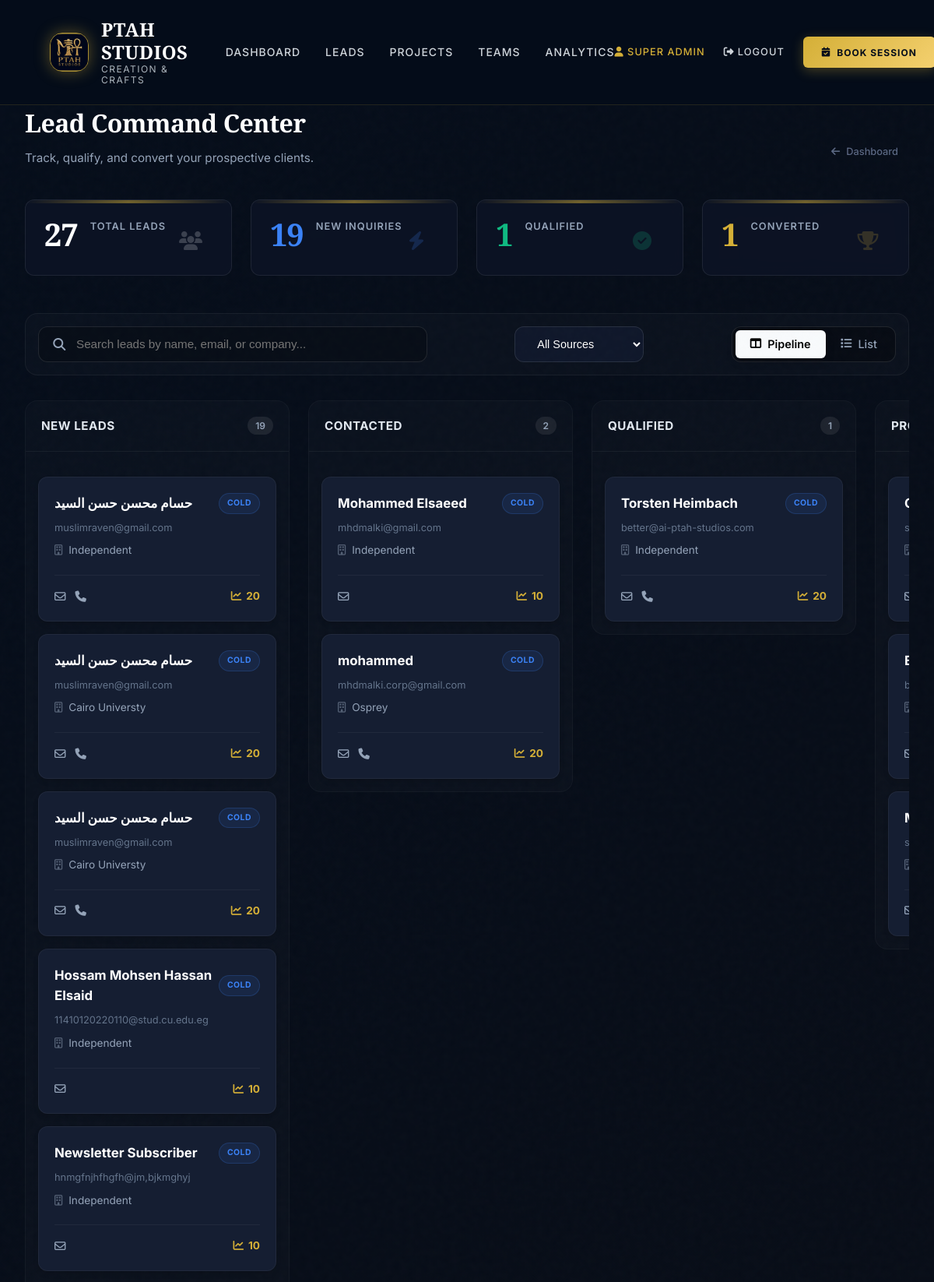
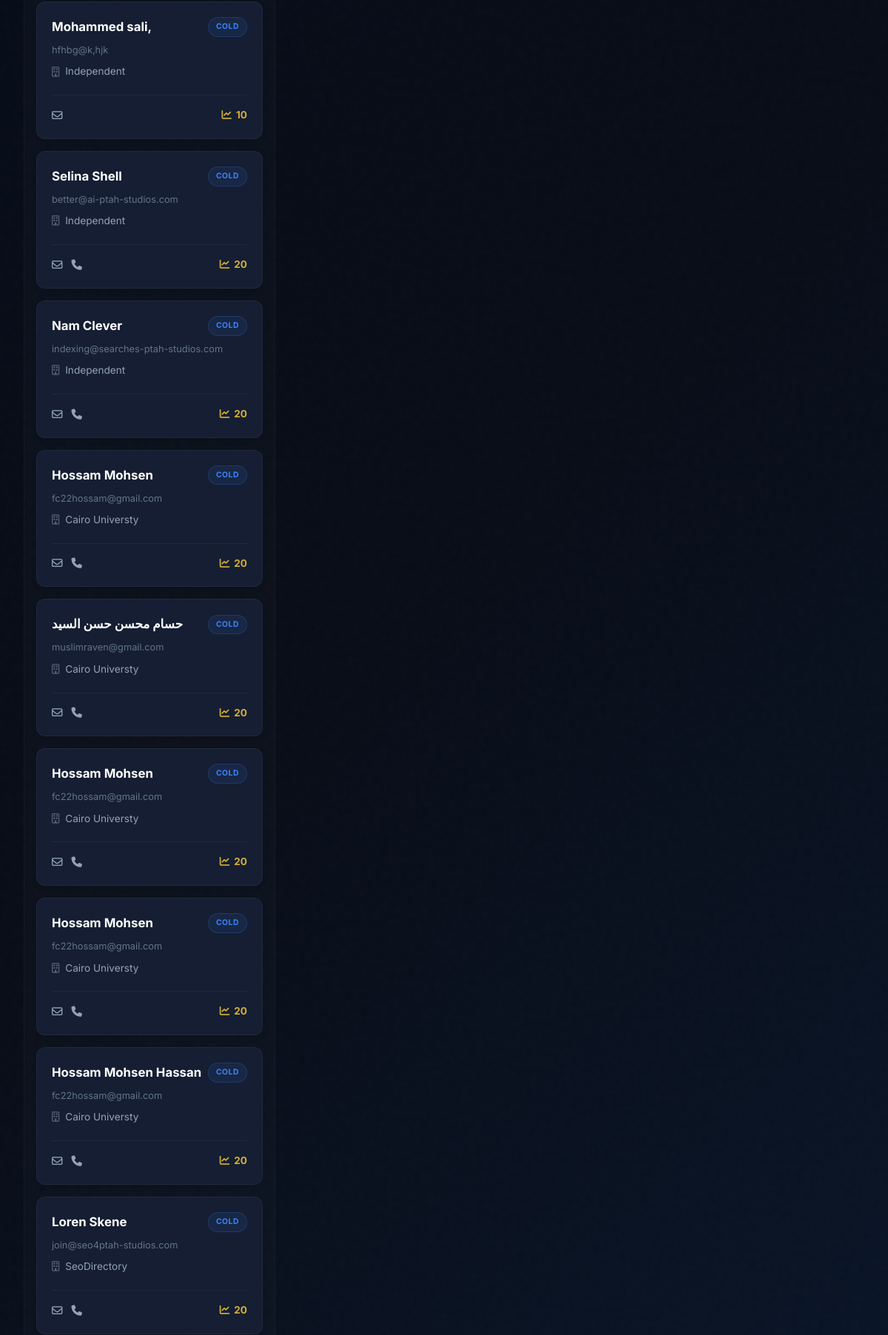
The page /admin/leads (signed in, upper part) on the database its author committed (2 pictures, top to bottom).
### app.py (models this page shows, shortened)
class User(db.Model):
    __tablename__ = 'users'
    id = db.Column(db.Integer, primary_key=True)
    email = db.Column(db.String(120), unique=True, nullable=False)
    password_hash = db.Column(db.String(256), nullable=False)
    name = db.Column(db.String(100), nullable=False)
    role = db.Column(db.String(20), default='employee')  # 'super_admin' or 'employee'
    is_admin = db.Column(db.Boolean, default=False)
    last_activity_check = db.Column(db.DateTime, default=datetime.utcnow)
    created_at = db.Column(db.DateTime, default=datetime.utcnow)
    project_memberships = db.relationship('ProjectMembership', back_populates='user', cascade='all, delete-orphan')

class Lead(db.Model):
    __tablename__ = 'leads'
    STAGE_NEW = 'new'
    STAGE_CONTACTED = 'contacted'
    STAGE_QUALIFIED = 'qualified'
    STAGE_PROPOSAL_SENT = 'proposal_sent'
    STAGE_CONVERTED = 'converted'
    STAGE_LOST = 'lost'
    STAGE_CHOICES = [
        (STAGE_NEW, 'New Leads'),
        (STAGE_CONTACTED, 'Contacted'),
        (STAGE_QUALIFIED, 'Qualified'),
        (STAGE_PROPOSAL_SENT, 'Proposal Sent'),
        (STAGE_CONVERTED, 'Converted'),
        (STAGE_LOST, 'Lost')
    ]
    TEMP_COLD = 'cold'
    TEMP_WARM = 'warm'
    TEMP_HOT = 'hot'
    TEMP_CHOICES = [
        (TEMP_COLD, 'Cold'),
        (TEMP_WARM, 'Warm'),
        (TEMP_HOT, 'Hot')
    ]
    SOURCE_WEBSITE = 'website'
    SOURCE_REFERRAL = 'referral'
    SOURCE_SOCIAL = 'social'
    SOURCE_GOOGLE = 'google'
    SOURCE_NEWSLETTER = 'newsletter'
    SOURCE_OTHER = 'other'
    SOURCE_CHOICES = [
        (SOURCE_WEBSITE, 'Website'),
        (SOURCE_REFERRAL, 'Referral'),
        (SOURCE_SOCIAL, 'Social Media'),
        (SOURCE_GOOGLE, 'Google Search'),
        (SOURCE_NEWSLETTER, 'Newsletter'),
        (SOURCE_OTHER, 'Other')
    ]
    id = db.Column(db.Integer, primary_key=True)
    name = db.Column(db.String(100), nullable=False)
    email = db.Column(db.String(120), nullable=False, index=True)
    phone = db.Column(db.String(20))
    company = db.Column(db.String(100))
    is_seen = db.Column(db.Boolean, default=False)
    company_size = db.Column(db.String(50))
    service_interest = db.Column(db.String(100))
    source = db.Column(db.String(50), default=SOURCE_WEBSITE)
    stage = db.Column(db.String(20), default=STAGE_NEW, index=True)
    temperature = db.Column(db.String(10), default=TEMP_COLD)
    source_detail = db.Column(db.String(255))
    lead_score = db.Column(db.Integer, default=0)
    subject = db.Column(db.String(200))
    original_message = db.Column(db.Text)
    admin_notes = db.Column(db.Text)
    last_contact_at = db.Column(db.DateTime)
    follow_up_date = db.Column(db.Date)
    converted_at = db.Column(db.DateTime)
    created_at = db.Column(db.DateTime, default=datetime.utcnow)
    updated_at = db.Column(db.DateTime, default=datetime.utcnow, onupdate=datetime.utcnow)
    activities = db.relationship('LeadActivity', back_populates='lead', cascade='all, delete-orphan', order_by='LeadActivity.created_at.desc()')

### app.py (the view)
@app.route('/admin/leads')
@admin_required
def admin_leads():
    try:
        unseen_leads = Lead.query.filter_by(is_seen=False).all()
        if unseen_leads:
            for lead in unseen_leads:
                lead.is_seen = True
            db.session.commit()
    except Exception as e:
        current_app.logger.error(f"Error resetting lead notifications: {e}")
    total_leads = Lead.query.count()
    new_leads_count = Lead.query.filter_by(stage=Lead.STAGE_NEW).count()
    qualified_leads = Lead.query.filter_by(stage=Lead.STAGE_QUALIFIED).count()
    converted_leads = Lead.query.filter_by(stage=Lead.STAGE_CONVERTED).count()
    leads_by_stage = {}
    for stage_value, stage_label in Lead.STAGE_CHOICES:
        leads = Lead.query.filter_by(stage=stage_value).order_by(Lead.created_at.desc()).all()
        leads_by_stage[stage_value] = {
            'label': stage_label,
            'leads': leads,
            'count': len(leads)
        }
    new_inquiries = ContactInquiry.query.filter_by(status='new').count()
    return render_template('admin/leads.html',
                         leads_by_stage=leads_by_stage,
                         total_leads=total_leads,
                         new_leads_count=new_leads_count,
                         qualified_leads=qualified_leads,
                         converted_leads=converted_leads,
                         new_inquiries=new_inquiries)

### app.py (called while the page is built)
@app.context_processor
def inject_conf_var():
    return dict(get_locale=get_locale)

def admin_required(f):
    @wraps(f)
    def decorated_function(*args, **kwargs):
        if 'user_id' not in session:
            return redirect(url_for('login', next=request.url))
        user = db.session.get(User, session['user_id'])
        if not user or not user.is_admin:
            flash('Access denied. Administrator privileges required.', 'error')
            abort(403)
        return f(*args, **kwargs)
    return decorated_function

### templates/admin/leads.html (shortened to what this page needs)
{% extends "admin/base.html" %}
{% block content %}
<head>
</head>
<div class="leads-wrapper">
    <div class="page-header">
        <div class="page-title">
            <h1>Lead Command Center</h1>
            <p>Track, qualify, and convert your prospective clients.</p>
        </div>
        <div>
            <a href="{{ url_for('admin_dashboard') }}" class="btn-outline">
                <i class="fas fa-arrow-left"></i> Dashboard
            </a>
        </div>
    </div>
    <div class="kpi-grid">
        <div class="kpi-card">
            <i class="fas fa-users kpi-icon"></i>
            <span class="kpi-value">{{ total_leads }}</span>
            <span class="kpi-label">Total Leads</span>
        </div>
        <div class="kpi-card">
            <i class="fas fa-bolt kpi-icon" style="color: #3b82f6;"></i>
            <span class="kpi-value" style="color: #3b82f6;">{{ new_leads_count }}</span>
            <span class="kpi-label">New Inquiries</span>
        </div>
        <div class="kpi-card">
            <i class="fas fa-check-circle kpi-icon" style="color: #10b981;"></i>
            <span class="kpi-value" style="color: #10b981;">{{ qualified_leads }}</span>
            <span class="kpi-label">Qualified</span>
        </div>
        <div class="kpi-card">
            <i class="fas fa-trophy kpi-icon" style="color: #D4AF37;"></i>
            <span class="kpi-value" style="color: #D4AF37;">{{ converted_leads }}</span>
            <span class="kpi-label">Converted</span>
        </div>
    </div>
    <div class="controls-bar">
        <div class="search-group">
            <i class="fas fa-search"></i>
            <input type="text" id="leadSearch" class="control-input" placeholder="Search leads by name, email, or company...">
        </div>
        <div class="filter-group" style="display: flex; gap: 1rem; align-items: center;">
            <select id="sourceFilter" class="filter-dropdown" onchange="filterBySource()">
                <option value="">All Sources</option>
            </select>
        </div>
        <div class="controls-right" style="display: flex; gap: 1rem; align-items: center;">
            <div class="view-toggle">
                <button class="toggle-btn active" id="btnPipeline" onclick="switchView('pipeline')"><i class="fas fa-columns"></i> Pipeline</button>
                <button class="toggle-btn" id="btnList" onclick="switchView('list')"><i class="fas fa-list"></i> List</button>
            </div>
        </div>
    </div>
    <div class="kanban-wrapper" id="pipelineView">
        {% for stage_key, stage_data in leads_by_stage.items() %}
        <div class="kanban-col" data-stage="{{ stage_key }}">
            <div class="col-header">
                <span class="col-title">{{ stage_data.label }}</span>
                <span class="col-count">{{ stage_data.count }}</span>
            </div>
            <div class="col-body sortable-list">
                {% if stage_data.leads %}
                    {% for lead in stage_data.leads %}
                    <div class="lead-card" draggable="true" data-id="{{ lead.id }}" data-name="{{ lead.name|lower }}" data-source="{{ lead.source }}" onclick="window.openLeadModal({{ lead.id }})">
                        <div class="card-header-row">
                            <span class="lead-name">{{ lead.name }}</span>
                            <span class="tag {{ lead.temperature }}">{{ lead.temperature }}</span>
                        </div>
                        <span class="lead-email">{{ lead.email }}</span>
                        <span class="lead-company"><i class="far fa-building"></i> {{ lead.company if lead.company else 'Independent' }}</span>
                        <div class="card-footer-row">
                            <div class="footer-icons">
                                <i class="far fa-envelope"></i>
                                {% if lead.phone %}<i class="fas fa-phone"></i>{% endif %}
                            </div>
                            <div class="lead-score"><i class="fas fa-chart-line"></i> {{ lead.lead_score }}</div>
                        </div>
                    </div>
                    {% endfor %}
                {% else %}
                    <div class="empty-col">No leads here</div>
                {% endif %}
            </div>
        </div>
        {% endfor %}
    </div>
</div>
{% endblock %}

### templates/admin/base.html (shortened to what this page needs)
<!DOCTYPE html>
<html lang="en">
<head>
    <link rel="stylesheet" href="https://cdnjs.cloudflare.com/ajax/libs/font-awesome/6.4.0/css/all.min.css">
    <link rel="stylesheet" href="https://cdn.jsdelivr.net/npm/fullcalendar@6.1.8/index.global.min.css">
</head>
<body>
    <header class="main-header">
        <nav class="navbar">
            <a href="{{ url_for('index') }}" class="logo">
                <img src="{{ url_for('static', filename='img/favicon.jpg') }}" alt="Ptah Studios" class="logo-image">
                <div class="logo-text">
                    <span class="logo-title">PTAH STUDIOS</span>
                    <span class="logo-subtitle">Creation & Crafts</span>
                </div>
            </a>
            <div class="nav-wrapper" id="navWrapper">
                <ul class="nav-links">
                    {% if is_super_admin %}
                        <li><a href="{{ url_for('admin_dashboard') }}" class="nav-link" onclick="closeMobileMenu()">Dashboard</a></li>
                        <li>
                            <a href="{{ url_for('admin_leads') }}" class="nav-link" onclick="closeMobileMenu()">
                                Leads
                            </a>
                        </li>
                    {% endif %}
                    <li><a href="{{ url_for('manage_projects') }}" class="nav-link" onclick="closeMobileMenu()">Projects</a></li>
                    {% if is_super_admin %}
                        <li><a href="{{ url_for('admin_management_dashboard') }}" class="nav-link" onclick="closeMobileMenu()">Teams</a></li>
                        <li><a href="{{ url_for('admin_analytics') }}" class="nav-link" onclick="closeMobileMenu()">Analytics</a></li>
                    {% endif %}
                </ul>
                <div style="display: flex; align-items: center; gap: 1.5rem;">
                    {% if session.get('user_id') %}
                        <span class="nav-link" style="font-size: 0.8rem; color: var(--color-gold); cursor: default;">
                            <i class="fas fa-user"></i> {{ session.get('user_name', 'Account') }}
                        </span>
                        <a href="{{ url_for('logout') }}" class="nav-link" style="font-size: 0.8rem;" onclick="closeMobileMenu()">
                            <i class="fas fa-sign-out-alt"></i> Logout
                        </a>
                    {% endif %}
                    <div class="magnetic-wrap">
                        <a href="{{ url_for('booking') }}" class="btn-book" onclick="closeMobileMenu()">
                            <i class="fas fa-calendar-check"></i> Book Session
                        </a>
                    </div>
                </div>
            </div>
        </nav>
    </header>
    <div class="mission-control">
        {% block content %}{% endblock %}
    </div>
</body>
</html>

### rows shown on the page
User: get "SUPER ADMIN"
Lead: name "حسام محسن حسن السيد", temperature "COLD", email "muslimraven@gmail.com", company "Independent", lead_score "20"
Lead: name "حسام محسن حسن السيد", temperature "COLD", email "muslimraven@gmail.com", company "Cairo Universty", lead_score "20"
Lead: name "حسام محسن حسن السيد", temperature "COLD", email "muslimraven@gmail.com", company "Cairo Universty", lead_score "20"
Lead: name "Hossam Mohsen Hassan Elsaid", temperature "COLD", email "11410120220110@stud.cu.edu.eg", company "Independent", lead_score "10"
Lead: name "Newsletter Subscriber", temperature "COLD", email "hnmgfnjhfhgfh@jm,bjkmghyj", company "Independent", lead_score "10"
Lead: name "Mohammed sali,", temperature "COLD", email "hfhbg@k,hjk", company "Independent", lead_score "10"
Lead: name "Selina Shell", temperature "COLD", email "better@ai-ptah-studios.com", company "Independent", lead_score "20"
Lead: name "Nam Clever", temperature "COLD", email "indexing@searches-ptah-studios.com", company "Independent", lead_score "20"
Lead: name "Hossam Mohsen", temperature "COLD", email "fc22hossam@gmail.com", company "Cairo Universty", lead_score "20"
Lead: name "حسام محسن حسن السيد", temperature "COLD", email "muslimraven@gmail.com", company "Cairo Universty", lead_score "20"
Lead: name "Hossam Mohsen", temperature "COLD", email "fc22hossam@gmail.com", company "Cairo Universty", lead_score "20"
Lead: name "Hossam Mohsen", temperature "COLD", email "fc22hossam@gmail.com", company "Cairo Universty", lead_score "20"
Lead: name "Hossam Mohsen Hassan", temperature "COLD", email "fc22hossam@gmail.com", company "Cairo Universty", lead_score "20"
Lead: name "Loren Skene", temperature "COLD", email "join@seo4ptah-studios.com", company "SeoDirectory", lead_score "20"
Lead: name "Mohammed Elsaeed", temperature "COLD", email "mhdmalki@gmail.com", company "Independent", lead_score "10"
Lead: name "mohammed", temperature "COLD", email "mhdmalki.corp@gmail.com", company "Osprey", lead_score "20"
Lead: name "Torsten Heimbach", temperature "COLD", email "better@ai-ptah-studios.com", company "Independent", lead_score "20"

### other values the page prints
{{ total_leads }} "27"
{{ new_leads_count }} "19"
{{ qualified_leads }} "1"
{{ converted_leads }} "1"
{{ stage_data.label }} "NEW LEADS" "CONTACTED" "QUALIFIED"
{{ stage_data.count }} "19" "2" "1"
